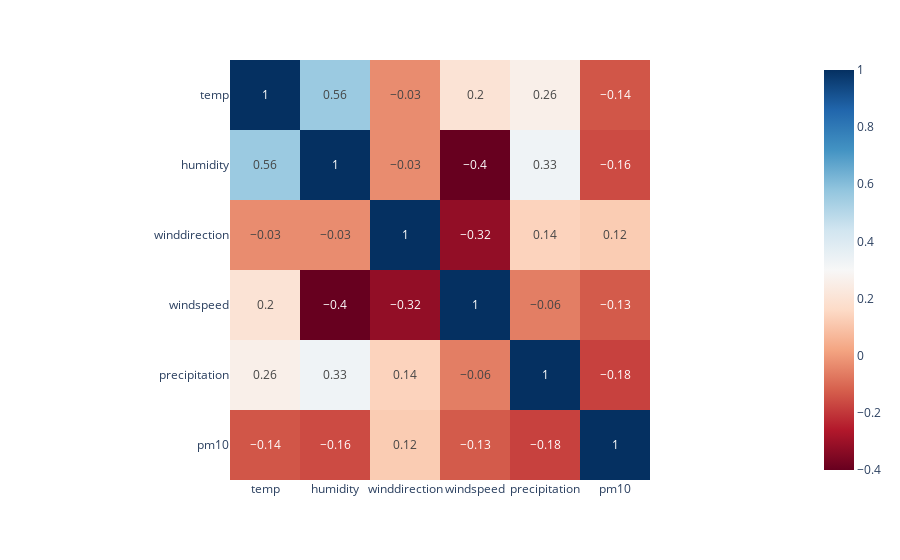

This figure's notebook cell:
### Markdown cell above
### Korrelation über 14 Tage

### Code cell
correlation_month_df = correlation_df.loc[0:167]
px.imshow(correlation_month_df.corr().round(2), text_auto=True, color_continuous_scale="RdBu")

### Figure 1 — Plotly figure (JSON) as saved in the notebook; plotly's stock layout.template omitted (floating-point values rounded to 4 significant figures)
{"data": [{"coloraxis": "coloraxis", "hovertemplate": "x: %{x}<br>y: %{y}<br>color: %{z}<extra></extra>", "name": "0", "texttemplate": "%{z}", "type": "heatmap", "x": ["temp", "humidity", "winddirection", "windspeed", "precipitation", "pm10"], "xaxis": "x", "y": ["temp", "humidity", "winddirection", "windspeed", "precipitation", "pm10"], "yaxis": "y", "z": [[1, 0.56, -0.03, 0.2, 0.26, -0.14], [0.56, 1, -0.03, -0.4, 0.33, -0.16], [-0.03, -0.03, 1, -0.32, 0.14, 0.12], [0.2, -0.4, -0.32, 1, -0.06, -0.13], [0.26, 0.33, 0.14, -0.06, 1, -0.18], [-0.14, -0.16, 0.12, -0.13, -0.18, 1]]}], "layout": {"coloraxis": {"colorscale": [[0, "rgb(103,0,31)"], [0.1, "rgb(178,24,43)"], [0.2, "rgb(214,96,77)"], [0.3, "rgb(244,165,130)"], [0.4, "rgb(253,219,199)"], [0.5, "rgb(247,247,247)"], [0.6, "rgb(209,229,240)"], [0.7, "rgb(146,197,222)"], [0.8, "rgb(67,147,195)"], [0.9, "rgb(33,102,172)"], [1, "rgb(5,48,97)"]]}, "margin": {"t": 60}, "xaxis": {"anchor": "y", "constrain": "domain", "domain": [0, 1], "scaleanchor": "y"}, "yaxis": {"anchor": "x", "autorange": "reversed", "constrain": "domain", "domain": [0, 1]}}}
